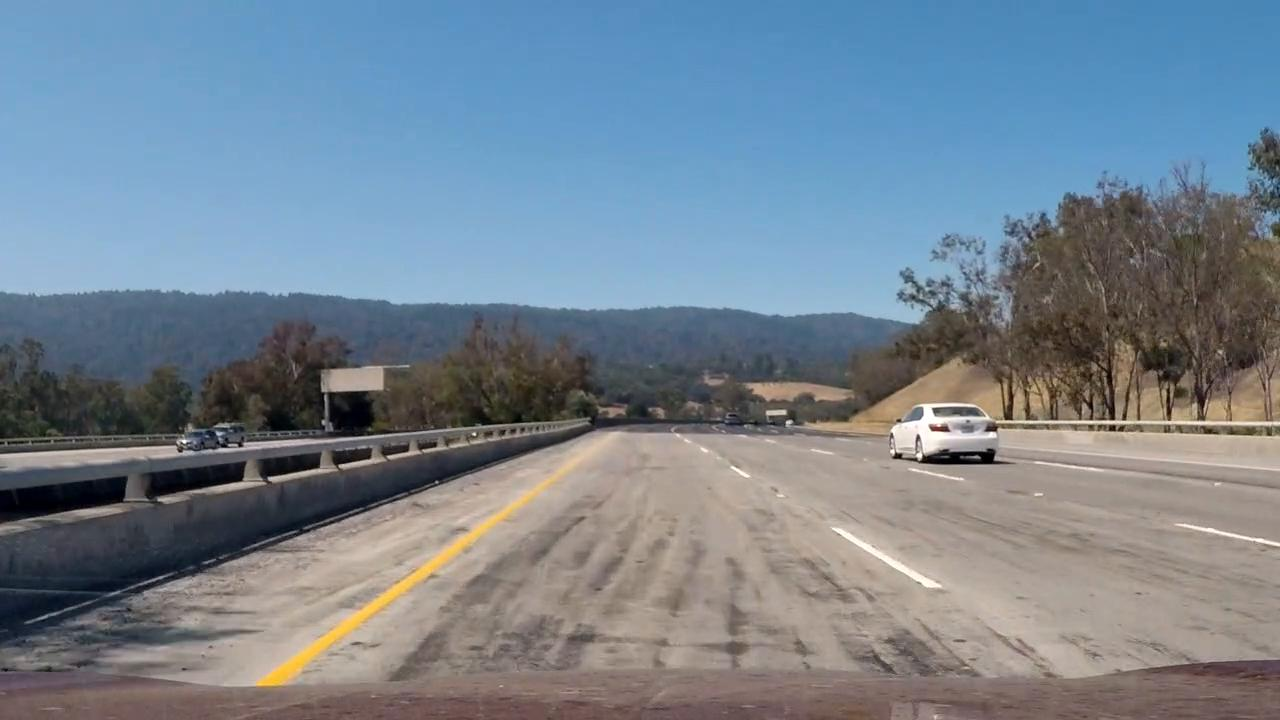
#> input picture images_test/frame_udacity_22x322.jpg, 1280 x 720 px; the run also reads 1 picture not shown here
$ python main_udacity.py   (older library calls are emulated)
#> lines starting #> are read from the running program, lines starting #| are printed output that depends on the picture; after the words box and inside, x2 and y2 are one past the last pixel; in counts of white or black regions, pixels touching at a corner belong together
### lib_frame.py
# -*- coding: utf-8 -*-
"""
Created on Mon Aug 31 22:50:08 2020

@author: nguye
Author : nguyenrobot
Copyright : nguyenrobot
https://github.com/nguyenrobot
https://www.nguyenrobot.com
"""
import numpy
import math
import cv2
import matplotlib.pyplot as plot
import matplotlib.image as image
#%matplotlib inline

def frame_RGB_read(path):
    """"read a frame RGB from filepath"""
#> called with path = 'images_test/frame_udacity_22x322.jpg'
    return image.imread(path)
#> returned value is the input picture: shape (720, 1280, 3); mean R, G, B 117.4, 131.4, 144.1

def frame_show(frame, title = '_'):
    plot.figure()
    # print(type(frame), frame.shape)
    plot.imshow(frame)
    plot.title(title)
    plot.colorbar()
    plot.savefig('images_analyze/' + title + '.jpg', dpi=500)

def frame_RGB_save(frame, path):
    """"read a frame RGB to filepath"""
    plot.imsave(path, frame)

# [8 lines left out: function frameRGB2gray, not called in this run]

def frameHSL2gray(frame_HLS):
    """Applies the Grayscale transform
    This will return an image with only one color channel
    but NOTE: to see the returned image as grayscale
    (assuming your grayscaled image is called 'gray')
    you should call plot.imshow(gray, cmap='gray')"""
    frame_RGB   = cv2.cvtColor(frame_HLS, cv2.COLOR_HLS2RGB)
    frame_gray  = cv2.cvtColor(frame_RGB, cv2.COLOR_RGB2GRAY)

    return frame_gray

def frameRGB2HLS(frame_RGB):
    """Applies the HLS transform to a RGB frame"""
    return cv2.cvtColor(frame_RGB, cv2.COLOR_RGB2HLS)

def frameHLS2RGB(frame_HLS):
    """Applies the RGB transform to a HLS frame"""
    return cv2.cvtColor(frame_HLS, cv2.COLOR_HLS2RGB)

# [31 lines left out: functions frame_subplot_HLS, frame1_apply_thd, not called in this run]

def frame_scale_uint8(frame):
    """scale a single chanel frame to uint8 0..255, centered at 127"""
    # input     : .. -a .. 0   .. b .., real
    # output    : .. a' .. 127 .. b'.., unit8

    length      = numpy.max(numpy.abs(frame))
    if length > 0:
        result  = numpy.uint8(127*(1 + frame/length))
    else:
        result  = numpy.zeros_like(frame, dtype = numpy.uint8)
    return result

# [7 lines left out: function frame3_scale_unit8, not called in this run]

def frame_sobelX(frame_gray, ksize = 9):
    """apply sobel operator to lateral  X-direction"""
    return cv2.Sobel(frame_gray, cv2.CV_64F, 1, 0, ksize)

def frame_sobelY(frame_gray, ksize = 9):
    """apply sobel operator to logitudinal  Y-direction"""
    return cv2.Sobel(frame_gray, cv2.CV_64F, 0, 1, ksize)

def frame_sobel(frame_gray):
    """find magnitude of gradient-vector (caculated from sobelX and sobelY) for a single chanel frame"""
    sobel_x     = frame_sobelX(frame_gray)
    sobel_y     = frame_sobelY(frame_gray)
    sobel_mag   = numpy.sqrt(sobel_x**2 + sobel_y**2)
    sobel_arg   = (numpy.abs(numpy.arctan2(sobel_y, sobel_x)) - numpy.pi/2)*180/numpy.pi
        # how far the sobel-vector(y,x) from the vertical

    return frame_scale_uint8(sobel_x), frame_scale_uint8(sobel_y), frame_scale_uint8(sobel_mag), frame_scale_uint8(sobel_arg)

def frame_canny_edge(frame_gray, low_thd = 150, high_thd = 200):
    """Applies a Canny edge detection"""
    return cv2.Canny(frame_gray, low_thd, high_thd)

def gaussian_blur(frame_gray, kernel_size = 15):
    """Applies a Gaussian Noise kernel"""
    return cv2.GaussianBlur(frame_gray, (kernel_size, kernel_size), 0)

def frame_mask_ZoI(frame_, points_ZoI):
    """ apply ZoI (zone-of-interest) filtering for a single chanel frame or a 3-chanels frame """
    if len(frame_.shape)    == 2:
        mask_ = numpy.zeros_like(frame_[:,:], dtype=numpy.uint8)
    elif len(frame_.shape)  == 3:
        mask_ = numpy.zeros_like(frame_[:,:,0], dtype=numpy.uint8)

    """ create polygon mask """
    return cv2.fillPoly(mask_, [numpy.int_(points_ZoI)], color=(255))

def frame_RGB_draw_curve(frame_RGB, coeff_, xy_start, xy_end, line_color_ = [255, 0, 0]):
    is_all_zero_        = numpy.all((numpy.array(coeff_) == 0))
    if ~is_all_zero_:
        """draw A 3rd degree polynomial curves on a RGB-frame"""
        frame_width     = frame_RGB[:,:,0].shape[1]
        frame_height    = frame_RGB[:,:,0].shape[0]

        y_linespace     = numpy.uint64(numpy.linspace(0, frame_height - 1, numpy.int(frame_height/3)))
        x_linespace     = numpy.uint64(coeff_[0]*y_linespace**3 + coeff_[1]*y_linespace**2 + coeff_[2]*y_linespace + coeff_[3]*y_linespace**0)

        # remove pixel outside of frame
        # also remove extrapolated pixels
        mask_out_of_frame_  = (x_linespace < 0) | (x_linespace > frame_width - 1) \
                                | (y_linespace < xy_end[1]) | (y_linespace > xy_start[1])
                                # start near the frame's bottom
                                # end near the frame's top
        y_linespace         = y_linespace[~mask_out_of_frame_]
        x_linespace         = x_linespace[~mask_out_of_frame_]

        """draw curve"""
        t = 8
        for (x, y) in zip(x_linespace, y_linespace):
            cv2.line(frame_RGB, (int(x - t), y), (int(x + t), y), line_color_, int(t / 2))
    return frame_RGB

# [24 lines left out: function frame_RGB_draw_zone, not called in this run]

### pipeline_camcalibration.py
# -*- coding: utf-8 -*-
"""
Created on Wed Sep 16 16:56:34 2020

@author: nguye
"""
import pickle
import cv2

class pipeline_camcalibration:
    def __init__(self, cam_calibration_file):
        # cam_calibration_file : S7_cam_calibration.p
#> called with cam_calibration_file = 'S7_cam_calibration.p'
        calibration_data                     = pickle.load(open(cam_calibration_file, "rb" ))
#> (reads S7_cam_calibration.p from the repository)
        self.camera_matrix                   = calibration_data['camera_matrix']
        self.distortion_coefficient          = calibration_data['distortion_coefficient']

    def apply_undistort(self, frame):
        H,  W                   = frame.shape[:2]
        new_camera_matrix, ZoI  = cv2.getOptimalNewCameraMatrix(self.camera_matrix, self.distortion_coefficient, (W,H), 1, (W,H))

        # undistort
        frame_undistort         = cv2.undistort(frame, self.camera_matrix, self.distortion_coefficient, None, new_camera_matrix)
        # crop the image
        xi, yi, wi, hi          = ZoI
        self.frame_undistort    = frame_undistort[yi : yi+hi, xi : xi+wi]
        return self.frame_undistort

### lib_photography.py
# -*- coding: utf-8 -*-
"""
Created on Mon Aug 31 22:49:10 2020

@author: nguye

Author : nguyenrobot
Copyright : nguyenrobot
https://github.com/nguyenrobot
https://www.nguyenrobot.com
"""
import numpy
import math
import cv2

def frame_HLS_balance_exposure(frame_HLS):
    """Applies the exposure correction"""
    exposure_correction_ratio = 1
    frame_L                 = frame_HLS[:,:,1]
    mean_L                  = numpy.mean(frame_L)
#> mean_L = 130.9
    max_L                   = numpy.max(frame_L)
#> max_L = 255
    min_L                   = numpy.min(frame_L)
#> min_L = 0
    if ~(max_L == min_L):
        frame_L             = frame_L - numpy.abs((frame_L - mean_L)/(max_L - min_L))*(frame_L - mean_L)*exposure_correction_ratio
    frame_HLS[:,:,1]        = numpy.uint8(frame_L)
#> frame_HLS: shape (711, 1273, 3); mean of channels 0, 1, 2 64.8, 132.4, 67.4
    return frame_HLS

def frame_HLS_balance_white(frame_HLS):
    ratio_S = 1
    ratio_L = 1
    """apply white balance correction based on a reference pixel"""
    frame_S                 = frame_HLS[:,:,2]
    frame_L_negative        = 255 - frame_HLS[:,:,1]
    frame_S_Ln              = ratio_S*frame_S + ratio_L*frame_L_negative

    mask_min_S_Ln           = numpy.zeros_like(frame_HLS[:,:,2], dtype=bool)
    mask_max_Ln             = numpy.zeros_like(frame_HLS[:,:,1], dtype=bool)

    mask_min_S_Ln[(frame_S_Ln == numpy.min(frame_S_Ln))]                                = True
    mask_max_Ln[frame_L_negative == numpy.min(frame_L_negative[mask_min_S_Ln])]         = True

    min_S                   = frame_S[mask_min_S_Ln & mask_max_Ln][0]
#> min_S = 195

    frame_S                 = frame_S - min_S
    frame_S[frame_S < 0]    = 0

    frame_HLS[:,:,2]        = frame_S
#> frame_HLS: shape (711, 1273, 3); mean of channels 0, 1, 2 64.8, 132.4, 126.8
    return frame_HLS

# [12 lines left out: function frame_H_keep_range, not called in this run]

### pipeline_preprocessing.py
# -*- coding: utf-8 -*-
"""
Created on Tue Sep  1 16:19:31 2020

@author: nguye
Author : nguyenrobot
Copyright : nguyenrobot
https://github.com/nguyenrobot
https://www.nguyenrobot.com
"""
# import libraries
from lib_frame import *
from lib_photography import *

class pipeline_preprocessing:
    def __init__(self, frame_RGB, param):
        self.thd_S_mag          = param['thd_S_mag']
        self.thd_S_arg          = param['thd_S_arg']
        self.thd_S_x            = param['thd_S_x']

        self.thd_L_mag          = param['thd_L_mag']
        self.thd_L_arg          = param['thd_L_arg']
        self.thd_L_y            = param['thd_L_y']

        self.thd_L_shadow       = param['thd_shadow_L']
        self.thd_S_shadow       = param['thd_shadow_S']
        self.thd_L_highlight    = param['thd_highlight_L']
        self.thd_S_highlight    = param['thd_highlight_S']

        self.frame_RGB          = frame_RGB
        self.frame_HLS          = frameRGB2HLS(frame_RGB)

    def apply_white_balance(self):
        # exposure and white balance
        self.frame_HLS      = frame_HLS_balance_white(self.frame_HLS)

    def apply_exposure_balance(self):
        # exposure and white balance
        self.frame_HLS      = frame_HLS_balance_exposure(self.frame_HLS )

    def apply_highlight_remove(self):
        # Highlight removing
        L_cond = self.frame_HLS[:,:,1] > self.thd_L_highlight
        S_cond = self.frame_HLS[:,:,2] < self.thd_S_shadow
        """we wont keep pixel with low saturation and high lightness"""
        LS_cond                        = (L_cond & S_cond)
        self.frame_HLS[LS_cond,:]      = [0, 0, 0]

    def apply_shadow_remove(self):
        # Shadows removing
        L_cond = self.frame_HLS[:,:,1]  < self.thd_L_shadow
        S_cond = self.frame_HLS[:,:,2]  > self.thd_S_shadow
        """we wont keep pixel with high saturation and low lightness"""
        LS_cond                        = (L_cond & S_cond)
        self.frame_HLS[LS_cond,:]      = [0, 0, 0]

    def apply_sobel(self):
        # 1st degree sobel operations
        # self.sobel_H_x, self.sobel_H_y, self.sobel_H_mag, self.sobel_H_arg = frame_sobel(self.frame_HLS[:,:,0])
        self.sobel_L_x, self.sobel_L_y, self.sobel_L_mag, self.sobel_L_arg = frame_sobel(self.frame_HLS[:,:,1])
#> in frame_scale_uint8, `length      = numpy.max(numpy.abs(frame))`: length = 402
#> in frame_scale_uint8 (call 3), `result  = numpy.uint8(127*(1 + frame/length))`:
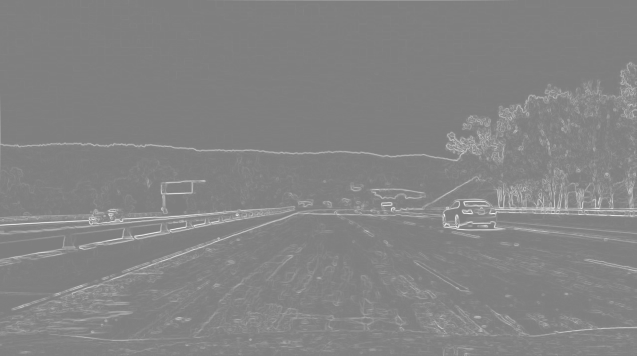
#> result: shape (711, 1273) (shown at 1/2 size); min 127, max 254, mean 132
        self.sobel_S_x, self.sobel_S_y, self.sobel_S_mag, self.sobel_S_arg = frame_sobel(self.frame_HLS[:,:,2])
#> in frame_sobel (call 2), `sobel_arg   = (numpy.abs(numpy.arctan2(sobel_y, sobel_x)) - numpy.pi/2..`:
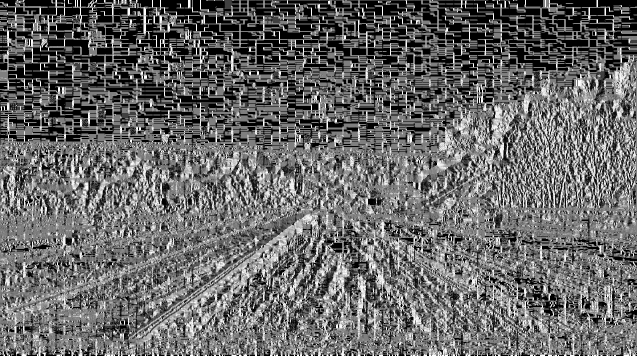
#> sobel_arg: shape (711, 1273) float64 (shown at 1/2 size); min -90, max 90, mean -16.3; drawn with min black and max white

    # [5 lines left out: function apply_sobel2, not called in this run]

    def apply_sobel_mask(self):
        """apply filter on sobel magnitude of L and S chanels"""
        L_mag_cond                              = numpy.abs(127 - self.sobel_L_mag.astype(numpy.int)) > self.thd_L_mag
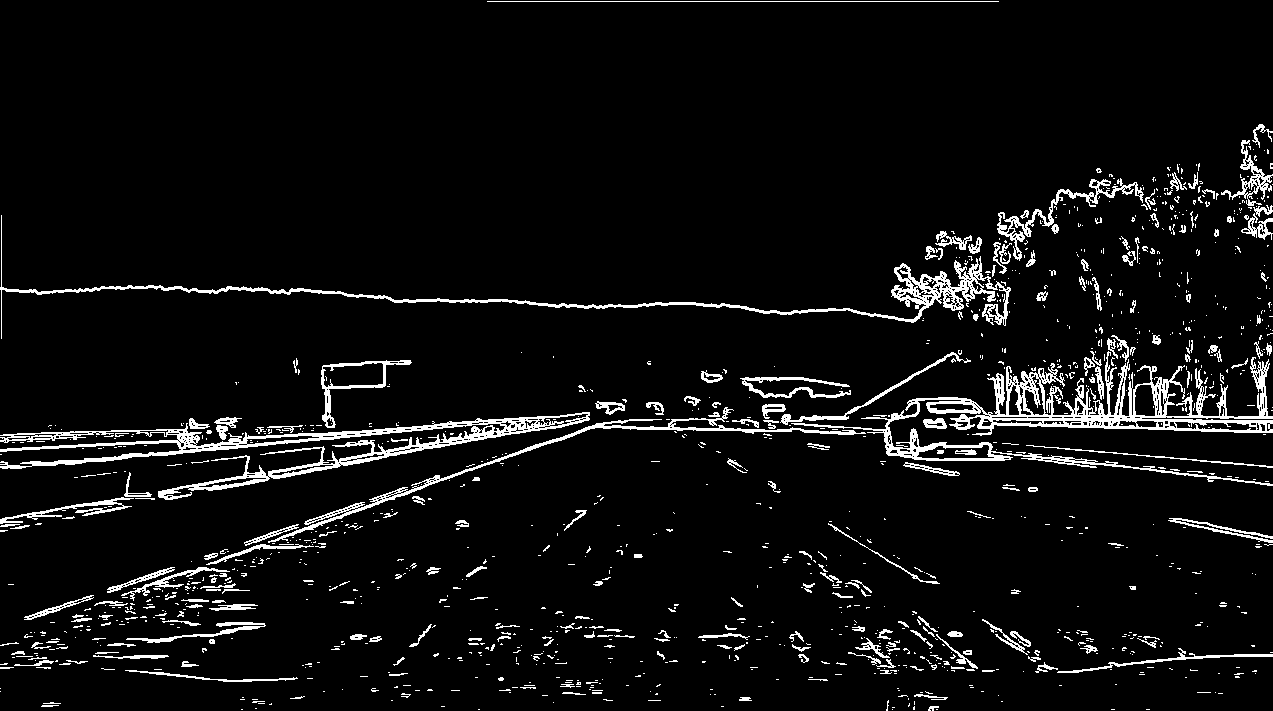
#> L_mag_cond: shape (711, 1273) bool; 5.9% white in thin lines or dots
        S_mag_cond                              = numpy.abs(127 - self.sobel_S_mag.astype(numpy.int)) > self.thd_S_mag
#> S_mag_cond: shape (711, 1273) bool; 3.3% white; 734 white regions (626 under 20 px), largest, box (x1, y1, x2, y2) and area: (254, 457, 570, 683) 5141, (990, 340, 1273, 428) 3648, (0, 471, 130, 516) 2659
        LS_mag_cond                             = L_mag_cond | S_mag_cond
#> LS_mag_cond: shape (711, 1273) bool; 8.1% white; 1417 white regions (1171 under 20 px), largest, box (x1, y1, x2, y2) and area: (791, 335, 1273, 486) 14605, (0, 409, 590, 500) 9983, (0, 201, 1011, 339) 5741
        self.mask_LS_mag                        = numpy.zeros_like(LS_mag_cond, dtype=numpy.uint8)
        self.mask_LS_mag[LS_mag_cond]           = 1

        """we keep pixel with sobel_S_arg far from scaled-127 = unscaled-90deg"""
        Larg_cond                               = numpy.abs(127 - self.sobel_L_arg.astype(numpy.int)) > self.thd_L_arg
#> Larg_cond: shape (711, 1273) bool; 86.5% white; 19721 black regions (17927 under 20 px), largest, box (x1, y1, x2, y2) and area: (513, 214, 590, 220) 327, (788, 173, 827, 185) 236, (558, 119, 606, 128) 234
        Sarg_cond                               = numpy.abs(127 - self.sobel_L_arg.astype(numpy.int)) > self.thd_S_arg
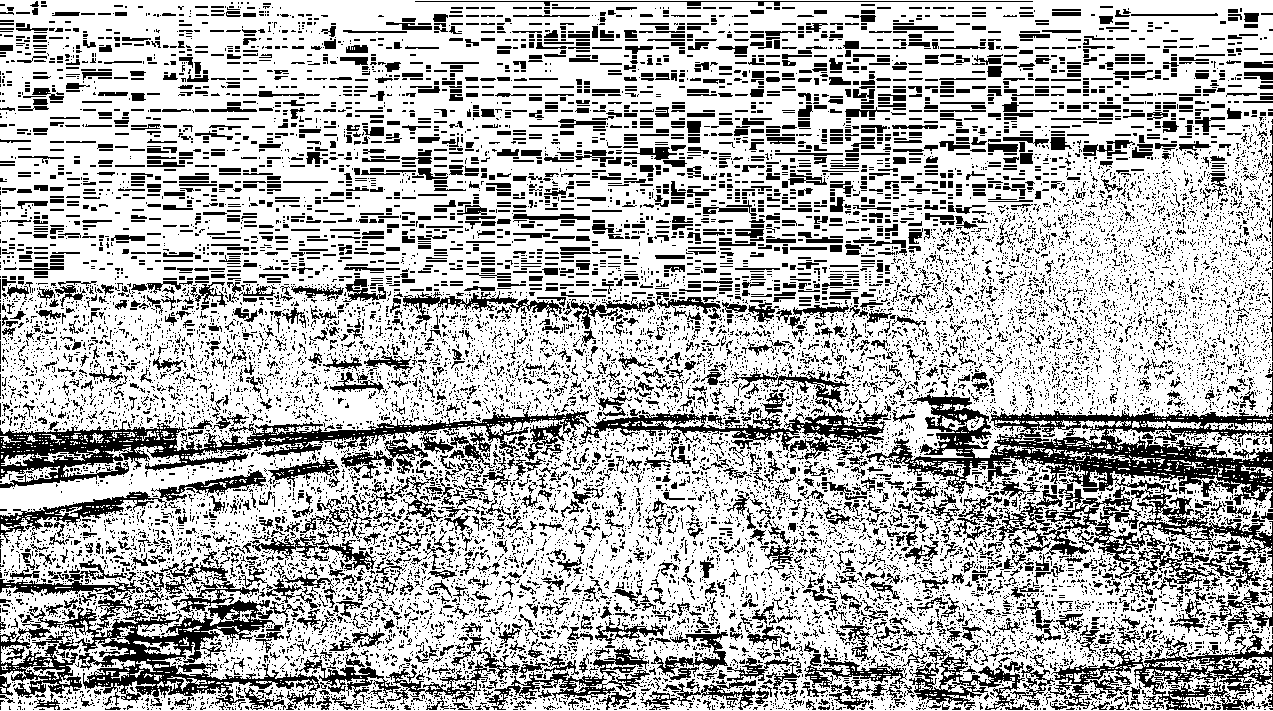
#> Sarg_cond: shape (711, 1273) bool; 70.5% white; 16759 black regions (14035 under 20 px), largest, box (x1, y1, x2, y2) and area: (866, 394, 1273, 571) 17515, (0, 409, 589, 488) 10871, (62, 600, 320, 706) 8430
        LS_arg_cond                             = Larg_cond & Sarg_cond
        self.mask_LS_Larg                       = numpy.zeros_like(LS_arg_cond, dtype=numpy.uint8)
        self.mask_LS_Larg[LS_arg_cond]          = 1

        """we remove pixels with high Ly """
        Ly_cond                                 = numpy.abs(127 - self.sobel_L_y.astype(numpy.int)) < self.thd_L_y
#> Ly_cond: shape (711, 1273) bool; 99.7% white; black in thin lines or dots, all inside (x1, y1, x2, y2) = (0, 279, 1273, 663)
        self.mask_Ly                            = numpy.zeros_like(LS_arg_cond, dtype=numpy.uint8)
        self.mask_Ly[Ly_cond]                   = 1

    def apply_pipeline(self):

        self.apply_exposure_balance()
        self.apply_white_balance()
        self.apply_sobel()
        self.apply_sobel_mask()

        # create filter mask
        mask_note = self.mask_LS_mag + self.mask_LS_Larg + self.mask_Ly
        self.frame_HLS[~(mask_note >= 3)] = [0, 0, 0]
#> self.frame_HLS: shape (711, 1273, 3); mean of channels 0, 1, 2 2.3, 4.9, 4.7
#> (the rest of the program and of its run is left out)
